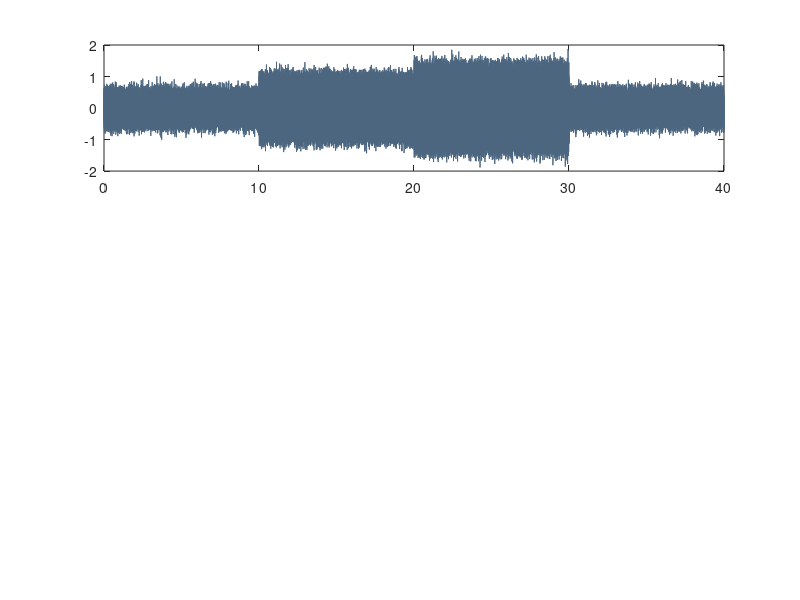

The MATLAB source for this figure: (Note: this script raises an error after producing the figure.)
%% BEEVIL KNIEVEL — Synthetic Acoustic Colony State Transition Simulation
% Script: acoustic_event_simulation.m
% Models multi-state acoustic sequence across 4 distinct biological phases:
% Phase 1 (0–10s): NORMAL COLONY (baseline ventilation 140 Hz, foraging 240 Hz)
% Phase 2 (10–20s): ELEVATED ACTIVITY (foraging surge, high waggle dance power)
% Phase 3 (20–30s): ABNORMAL ACOUSTIC STATE (pre-swarm piping surge 340 Hz, queenless roar)
% Phase 4 (30–40s): RECOVERY (stabilized baseline equilibrium)
% Output: docs/media/results/acoustic_event_simulation.png

clear; clc; close all;

fs = 2000;
N = 256;
duration = 40.0; % 40 seconds
t = 0:(1/fs):(duration - 1/fs);
L = length(t);

rng(101);

% Phase masks
p1 = (t >= 0 & t < 10);
p2 = (t >= 10 & t < 20);
p3 = (t >= 20 & t < 30);
p4 = (t >= 30 & t <= 40);

% Acoustic generators
% 140 Hz Fanning
s_140 = (0.35*p1 + 0.30*p2 + 0.20*p3 + 0.35*p4) .* sin(2 * pi * 140 * t);
% 240 Hz Waggle (surges in Phase 2)
s_240 = (0.25*p1 + 0.75*p2 + 0.20*p3 + 0.25*p4) .* sin(2 * pi * 240 * t);
% 340 Hz Swarm Piping (spikes heavily in Phase 3)
s_340 = (0.05*p1 + 0.10*p2 + 0.85*p3 + 0.05*p4) .* sin(2 * pi * 340 * t);
% 520 Hz Queenless Distress
s_520 = (0.02*p1 + 0.02*p2 + 0.45*p3 + 0.02*p4) .* sin(2 * pi * 520 * t);

noise = 0.12 * randn(size(t));
x = s_140 + s_240 + s_340 + s_520 + noise;

% Compute sliding sub-band power
hop = N / 2;
num_frames = floor((L - N) / hop) + 1;
t_eval = zeros(num_frames, 1);
E_norm = zeros(num_frames, 1);
E_active = zeros(num_frames, 1);
E_abnormal = zeros(num_frames, 1);

f_bins = (0:(N/2)) * fs / N;
k_norm = find(f_bins >= 100 & f_bins <= 180);
k_act  = find(f_bins >= 200 & f_bins <= 280);
k_abn  = find(f_bins >= 300 & f_bins <= 400);

for i = 1:num_frames
    idx = (i-1)*hop + 1;
    frame = x(idx : idx + N - 1) .* hann(N)';
    X_mag = abs(fft(frame, N) / N);
    t_eval(i) = idx / fs;
    E_norm(i) = sum(X_mag(k_norm).^2);
    E_active(i) = sum(X_mag(k_act).^2);
    E_abnormal(i) = sum(X_mag(k_abn).^2);
end

% Plot Multi-Panel Simulation Figure
fig = figure('Position', [100, 100, 1000, 650], 'Color', 'w');

% Subplot 1: Waveform with state zones
subplot(3, 1, 1);
plot(t, x, 'Color', [0.3, 0.4, 0.5], 'LineWidth', 0.5);
hold on;
xline(10, '--r', 'Elevated Activity', 'LabelVerticalAlignment', 'top', 'FontSize', 9);
xline(20, '--r', 'Abnormal Swarm Surge', 'LabelVerticalAlignment', 'top', 'FontSize', 9);
xline(30, '--g', 'Colony Recovery', 'LabelVerticalAlignment', 'top', 'FontSize', 9);
grid on;
title('Synthetic Acoustic Colony State Transitions [MODEL-BASED SIMULATION]', 'FontSize', 11, 'FontWeight', 'bold');
ylabel('Audio Amplitude', 'FontSize', 10);
xlim([0, 40]);

% Subplot 2: Spectrogram
subplot(3, 1, 2);
[S, F, T_s] = spectrogram(x, hann(N), hop, N, fs);
imagesc(T_s, F, 10*log10(abs(S) + 1e-6));
axis xy; colormap('jet');
ylim([0, 600]);
ylabel('Frequency [Hz]', 'FontSize', 10);
title('Sliding STFT Spectrogram (256-pt, 50% overlap)', 'FontSize', 10, 'FontWeight', 'bold');
caxis([-35, -5]);

% Subplot 3: Feature Trajectories & State Classifier
subplot(3, 1, 3);
plot(t_eval, E_norm, 'Color', [0.1, 0.6, 0.2], 'LineWidth', 1.5, 'DisplayName', 'Normal Baseline Band (100-180 Hz)');
hold on;
plot(t_eval, E_active, 'Color', [0.1, 0.4, 0.8], 'LineWidth', 1.5, 'DisplayName', 'Elevated Foraging Band (200-280 Hz)');
plot(t_eval, E_abnormal, 'Color', [0.85, 0.2, 0.1], 'LineWidth', 2.0, 'DisplayName', 'Pre-Swarm Piping Band (300-400 Hz)');
yline(0.12, ':k', 'Anomaly Threshold \tau = 0.12', 'LineWidth', 1.2);
grid on;
xlabel('Time [seconds]', 'FontSize', 10);
ylabel('Band Energy [V^2/Hz]', 'FontSize', 10);
title('Sub-Band Feature Trajectories & Threshold Trigger', 'FontSize', 10, 'FontWeight', 'bold');
xlim([0, 40]);
legend('Location', 'northwest');

saveas(fig, '../../docs/media/results/acoustic_event_simulation.png');
saveas(fig, '../results/acoustic_event_simulation.png');
fprintf('Acoustic event simulation plot generated successfully.\n');
